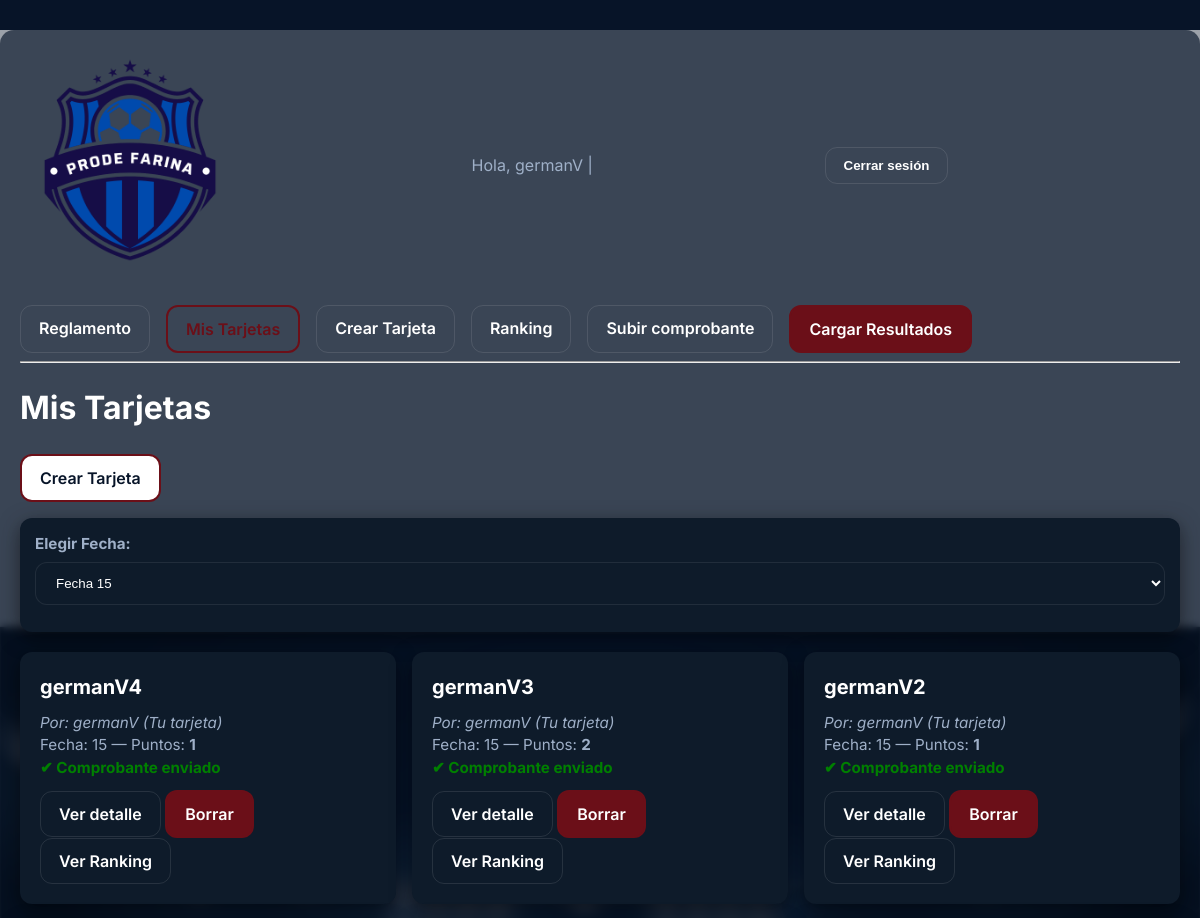
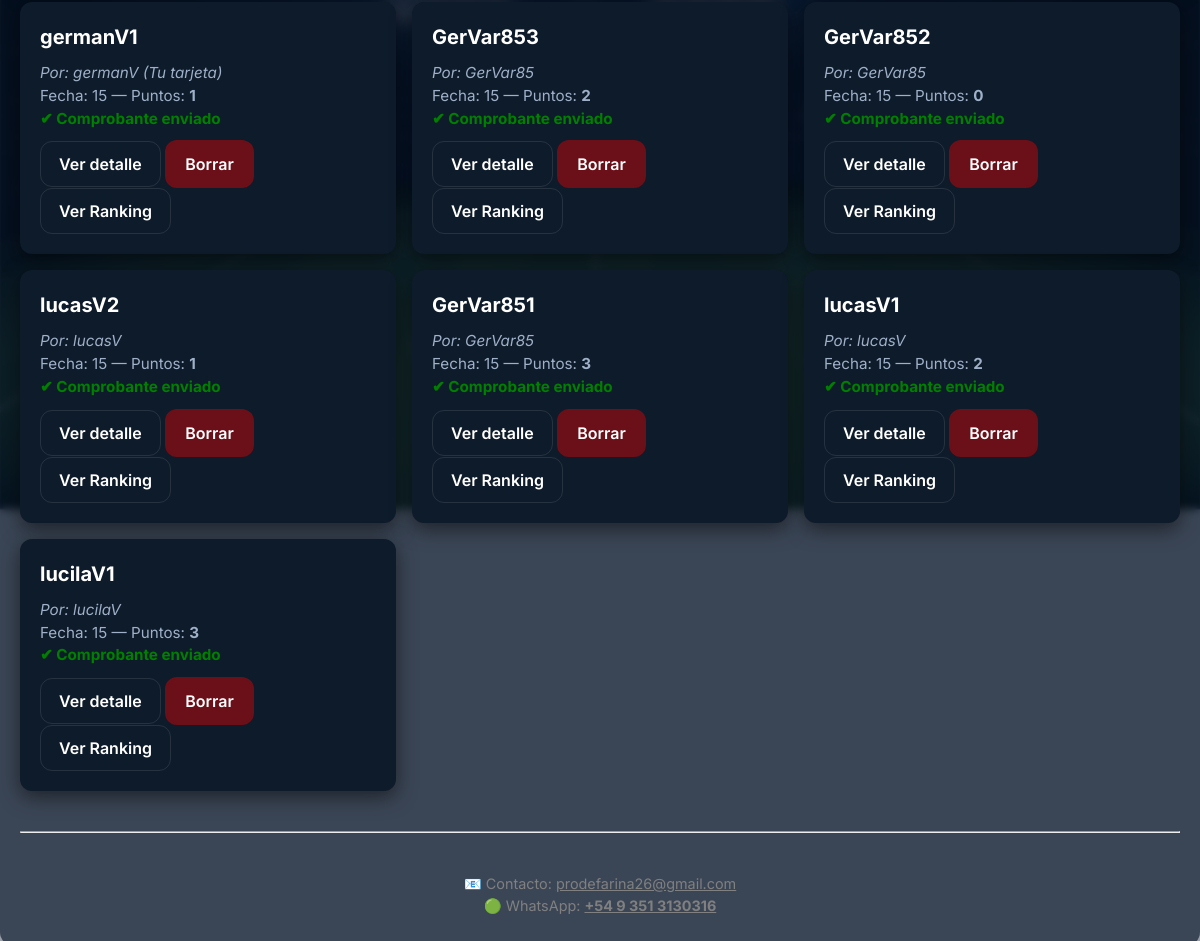
/mis_tarjetas/ (signed in), run on an earlier commit of the app's database (2 pictures, top to bottom).
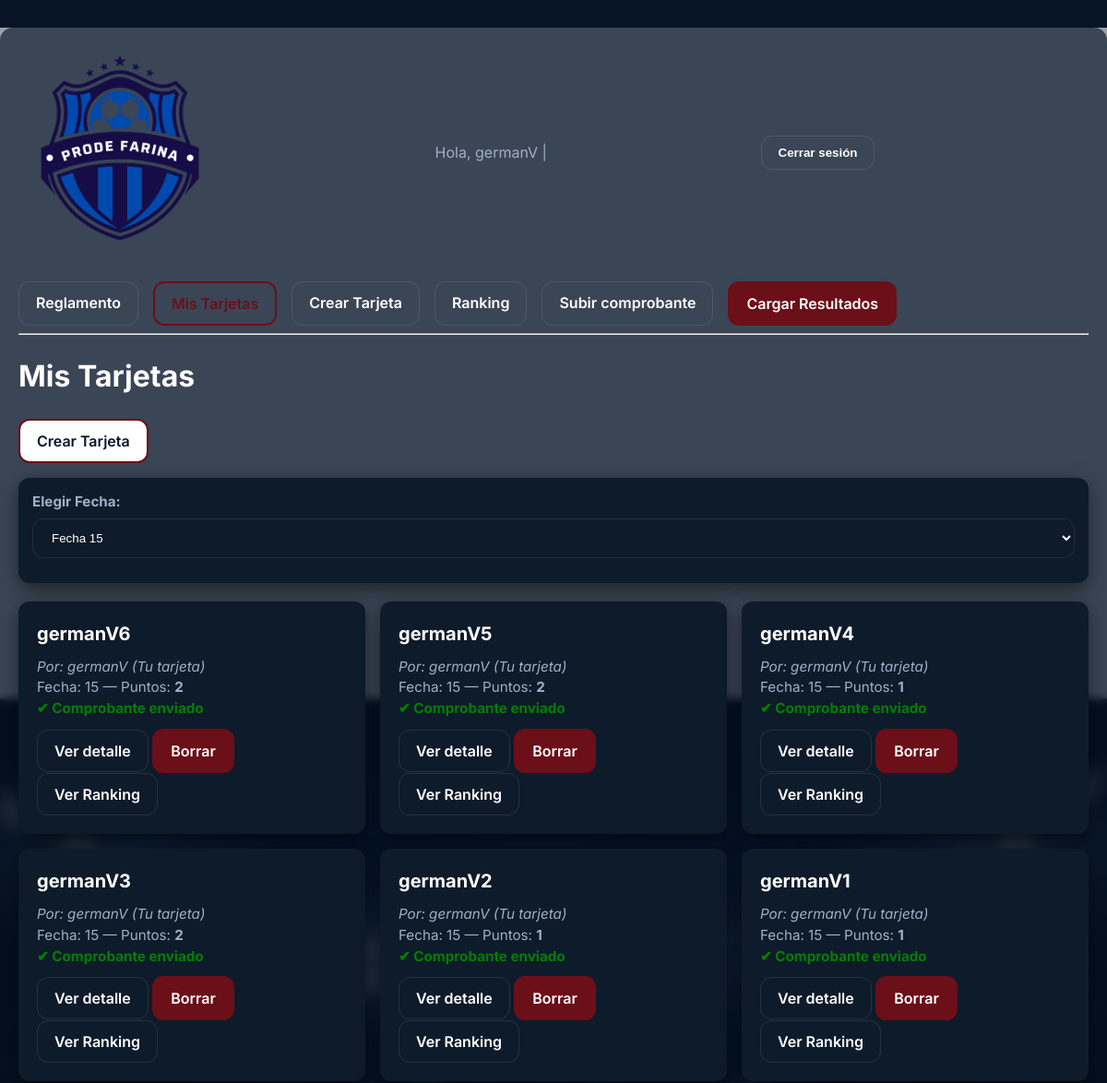
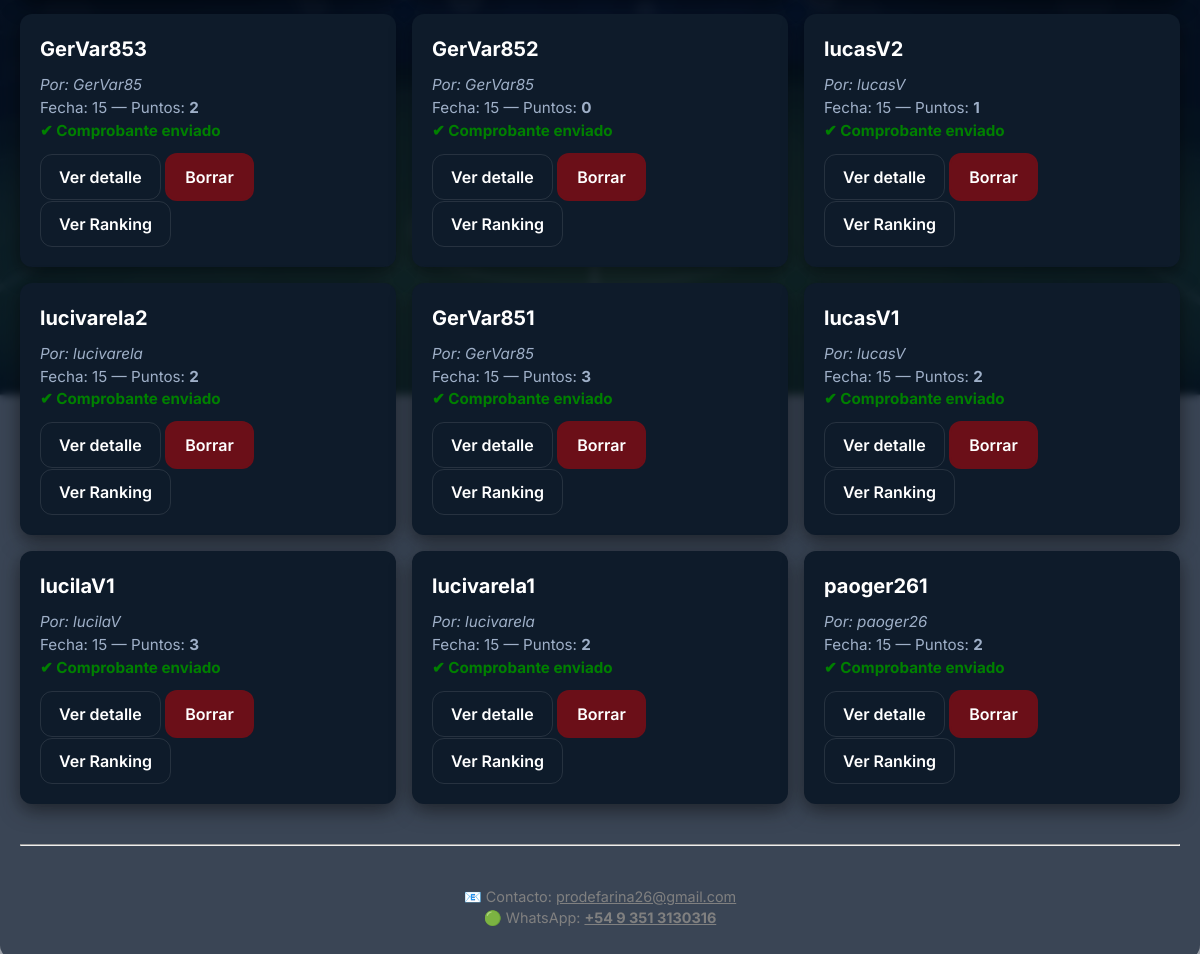
And on a later commit of the database (2 pictures, top to bottom).
### prode_app/models.py (models this page shows, shortened)
class Tarjeta(models.Model):
    usuario = models.ForeignKey(Usuario, on_delete=models.CASCADE)
    fecha = models.ForeignKey(Fecha, on_delete=models.CASCADE)
    numero_tarjeta = models.PositiveIntegerField(default=1)
    puntos = models.IntegerField(default=0)
    @property
    def nombre_tarjeta(self):
        return f"{self.usuario.username}{self.numero_tarjeta}"

class Usuario(AbstractUser):
    telefono = models.CharField(max_length=20, blank=True, null=True)
    cvu_alias = models.CharField(max_length=50, blank=True, null=True)

class Fecha(models.Model):
    numero = models.PositiveIntegerField()
    descripcion = models.CharField(max_length=100, blank=True, null=True)
    inicio_fecha = models.DateTimeField(
        blank=True,
        null=True,
        help_text="Hora del primer partido."
    )
    cierre_prode = models.DateTimeField(
        blank=True,
        null=True,
        help_text="Límite para crear y pagar tarjetas."
    )
    pozo_enviado = models.BooleanField(default=False)
    pozo_total = models.IntegerField(blank=True, null=True)

### prode_app/views.py (the view)
# urls.py: path("mis_tarjetas/", login_required(views.mis_tarjetas), name="mis_tarjetas"),
@login_required
def mis_tarjetas(request):
    todas_fechas = Fecha.objects.order_by("numero")
    fecha_id = request.GET.get('fecha_id')
    if fecha_id:
        fecha = get_object_or_404(Fecha, id=fecha_id)
    else:
        fecha = todas_fechas.first()
    if not fecha:
        return render(request, "prode_app/mis_tarjetas.html", {
            "mensaje": "No hay fechas cargadas."
        })
    todas_tarjetas_raw = Tarjeta.objects.filter(fecha=fecha).select_related('usuario', 'fecha').order_by('-numero_tarjeta')
    tarjetas_con_estado = []
    ahora = timezone.now()
    for t in todas_tarjetas_raw:
        cierre = calcular_cierre(t.fecha)
        if cierre and hasattr(t, "created_at"):
            try:
                if t.created_at and t.created_at > cierre:
                    continue
            except Exception:
                pass
        pagada = Comprobante.objects.filter(tarjeta=t, procesado=True).exists()
        tarjetas_con_estado.append({
            "tarjeta": t,
            "pagada": pagada
        })
    tarjetas_mias = [x for x in tarjetas_con_estado if x["tarjeta"].usuario == request.user]
    tarjetas_otros = [x for x in tarjetas_con_estado if x["tarjeta"].usuario != request.user]
    tarjetas_final = tarjetas_mias + tarjetas_otros
    return render(request, "prode_app/mis_tarjetas.html", {
        "tarjetas": tarjetas_final,
        "todas_fechas": todas_fechas,
        "fecha": fecha
    })

### prode_app/context_processors.py (called while the page is built)
def fecha_activa(request):
    fecha = Fecha.objects.order_by('-id').first()
    return {
        'fecha': fecha
    }

### prode_app/views.py (called while the page is built)
def calcular_cierre(fecha_obj: Fecha):
    if fecha_obj is None:
        return None
    if fecha_obj.cierre_prode:
        return fecha_obj.cierre_prode
    if fecha_obj.inicio_fecha:
        return fecha_obj.inicio_fecha - timedelta(hours=1)
    return None

### prode_app/templates/prode_app/mis_tarjetas.html
{% extends "prode_app/base.html" %}
{% block content %}
<h1>Mis Tarjetas</h1>
<p>
    <a href="{% url 'crear_tarjeta' %}" class="button">Crear Tarjeta</a>
</p>
<div class="card" style="padding:15px; margin-bottom:20px;">
    <form method="GET" id="fechaForm">
        <label for="fecha_id"><strong>Elegir Fecha:</strong></label>
        <select name="fecha_id" onchange="document.getElementById('fechaForm').submit();">
            {% for f in todas_fechas %}
                <option value="{{ f.id }}" {% if f.id == fecha.id %}selected{% endif %}>
                    Fecha {{ f.numero }}
                </option>
            {% endfor %}
        </select>
    </form>
</div>
{% if tarjetas %}
<div class="card-list">
    {% for t in tarjetas %}
    <div class="card-item">
        <h3>{{ t.tarjeta.nombre_tarjeta }}</h3>
        <p>
            <em>Por: {{ t.tarjeta.usuario.username }}{% if t.tarjeta.usuario == user %} (Tu tarjeta){% endif %}</em><br>
            Fecha: {{ t.tarjeta.fecha.numero }} — Puntos: <strong>{{ t.tarjeta.puntos }}</strong>
        </p>
        {% if t.pagada %}
            <p style="color: green; font-weight: bold;">✔ Comprobante enviado</p>
        {% else %}
            {% if t.tarjeta.usuario == user %}
            <a href="{% url 'subir_comprobante' %}?tarjeta={{ t.tarjeta.id }}" class="button primary">
                Subir comprobante
            </a>
            {% endif %}
        {% endif %}
        <div style="margin-top:10px;">
            <a href="{% url 'detalle_tarjeta' t.tarjeta.id %}" class="button secondary">Ver detalle</a>
            {% if user.is_superuser %}
            <a href="{% url 'borrar_tarjeta' t.tarjeta.id %}"
               onclick="return confirm('¿Seguro que deseas borrar esta tarjeta?');"
               class="button boton-rojo">
               Borrar
            </a>
            {% endif %}
            <a href="{% url 'ranking_fecha' t.tarjeta.fecha.id %}" class="button secondary">Ver Ranking</a>
        </div>
    </div>
    {% endfor %}
</div>
{% else %}
<p>No hay tarjetas para esta fecha todavía.</p>
{% endif %}
{% endblock %}

What changed in the data, as far as the page shows it:
added Tarjeta: tarjeta.nombre_tarjeta "germanV6", tarjeta.usuario.username "germanV", shows "(Tu tarjeta)", tarjeta.fecha.numero "15", tarjeta.puntos "2"
added Tarjeta: tarjeta.nombre_tarjeta "germanV5", tarjeta.usuario.username "germanV", shows "(Tu tarjeta)", tarjeta.fecha.numero "15", tarjeta.puntos "2"
added Tarjeta: tarjeta.nombre_tarjeta "lucivarela2", tarjeta.usuario.username "lucivarela", tarjeta.fecha.numero "15", tarjeta.puntos "2"
added Tarjeta: tarjeta.nombre_tarjeta "lucivarela1", tarjeta.usuario.username "lucivarela", tarjeta.fecha.numero "15", tarjeta.puntos "2"
added Tarjeta: tarjeta.nombre_tarjeta "paoger261", tarjeta.usuario.username "paoger26", tarjeta.fecha.numero "15", tarjeta.puntos "2"
